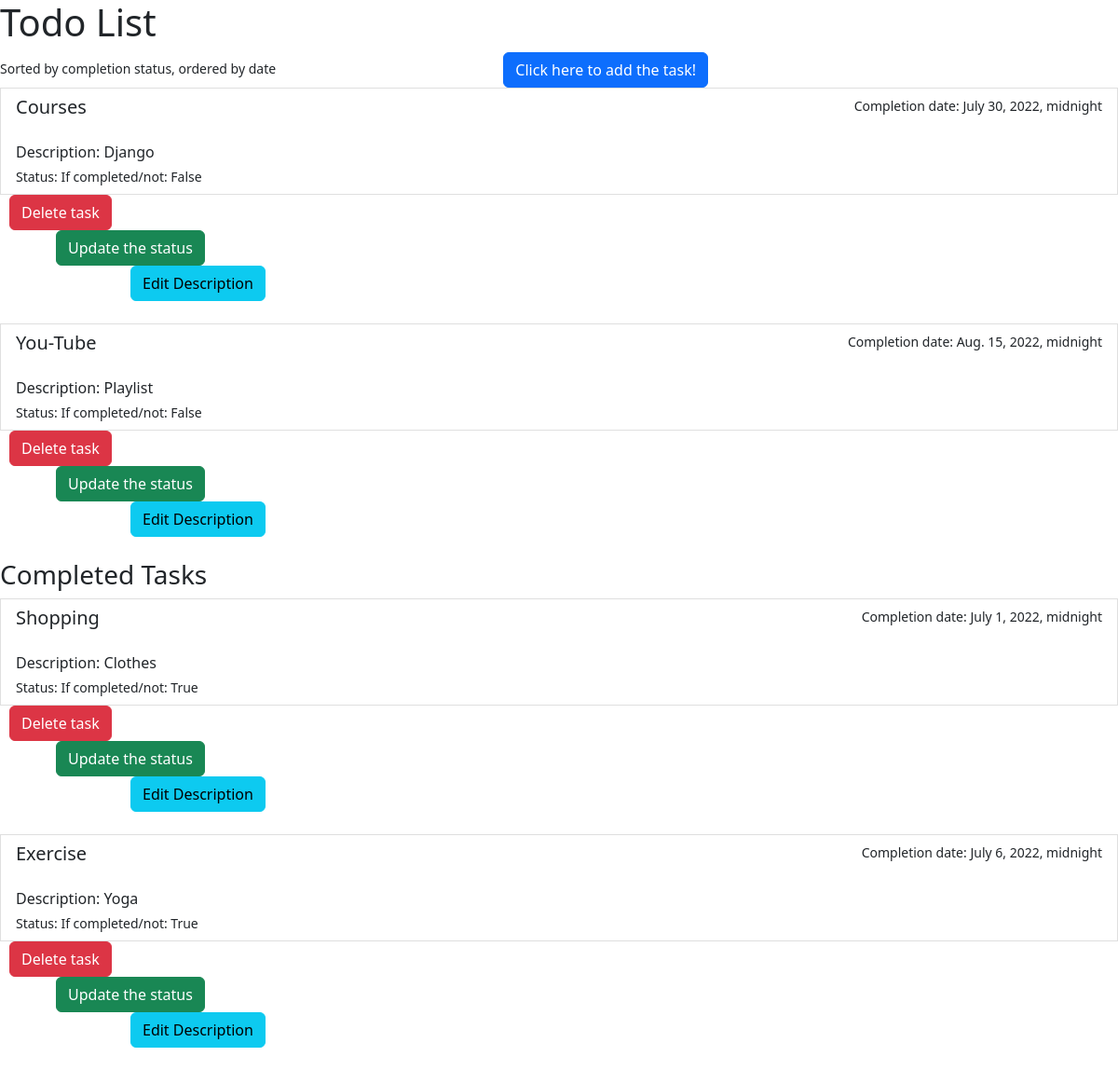
The page / on the database its author committed.
### todolist/models.py (models this page shows, shortened)
class Todo(models.Model):
    task_title = models.CharField(max_length=200)
    task_description = models.TextField()
    created_date = models.DateTimeField(default=timezone.now)
    to_be_date = models.DateTimeField(blank=True, null=True)
    done_status=models.BooleanField(default=False)

### todolist/views.py (the view)
# urls.py: path('', views.task_list, name="task_list"),
def task_list(request):
    todo=Todo.objects.filter(created_date__lte=timezone.now()).order_by('to_be_date')
    return render(request, 'todolist/task_list.html',{'todo':todo})

### todolist/templates/todolist/task_list.html (shortened to what this page needs)
<head>
    <link href="https://cdn.jsdelivr.net/npm/bootstrap@5.2.0-beta1/dist/css/bootstrap.min.css" rel="stylesheet">
</head>
<header>
    <h1>Todo List</h1>
    <small>Sorted by completion status, ordered by date</small>
    <a href="{% url 'add_todo' %}"><button type="button" class="btn btn-primary" style="margin-left: 240px ;">Click here to add the task!</button>
</header>
<body>
    <div class="list-group">
      {% for t in todo %}
      {% if not t.done_status %}
      <a href="#" class="list-group-item list-group-item-action flex-column align-items-start">
          <div class="d-flex w-100 justify-content-between">
            <h5 class="mb-4">{{ t.task_title }}</h5>
            <small>Completion date: {{ t.to_be_date }}</small>
          </div>
          <p class="mb-1">Description: {{ t.task_description|linebreaksbr }}</p>
          <small>Status: If completed/not: {{t.done_status}}</small>
          <a href="{% url 'delete' id=t.id %}"><button type="button" class="btn btn-danger" style="margin-left:10px ;">Delete task</button>
          <a href="{% url 'update' id=t.id %}"><button type="button" class="btn btn btn-success" style="margin-left: 60px ;">Update the status</button>
          <a href="{% url 'edit' id=t.id %}"><button type="button" class="btn btn-info" style="margin-left: 140px ;">Edit Description</button>
        </a>
        <br>
      {%endif %}
      {% endfor %}
      <h3>Completed Tasks</h3>
      {% for t in todo %}
      {% if t.done_status %}
      <a href="#" class="list-group-item list-group-item-action flex-column align-items-start">
          <div class="d-flex w-100 justify-content-between">
            <h5 class="mb-4">{{ t.task_title }}</h5>
            <small>Completion date: {{ t.to_be_date }}</small>
          </div>
          <p class="mb-1">Description: {{ t.task_description|linebreaksbr }}</p>
          <small>Status: If completed/not: {{t.done_status}}</small>
          <a href="{% url 'delete' id=t.id %}"><button type="button" class="btn btn-danger" style="margin-left: 10px ;">Delete task</button>
          <a href="{% url 'update_not_completed' id=t.id %}"><button type="button" class="btn btn-success" style="margin-left: 60px ;">Update the status</button>
          <a href="{% url 'edit' id=t.id %}"><button type="button" class="btn btn-info" style="margin-left: 140px ;">Edit Description</button>
        </a>
        <br>
    {% endif %}
    {% endfor %}
  </div>
</body>

### rows shown on the page
Todo: task_title "Courses", to_be_date "July 30, 2022, midnight", task_description "Django", done_status "False"
Todo: task_title "You-Tube", to_be_date "Aug. 15, 2022, midnight", task_description "Playlist", done_status "False"
Todo: task_title "Shopping", to_be_date "July 1, 2022, midnight", task_description "Clothes", done_status "True"
Todo: task_title "Exercise", to_be_date "July 6, 2022, midnight", task_description "Yoga", done_status "True"
